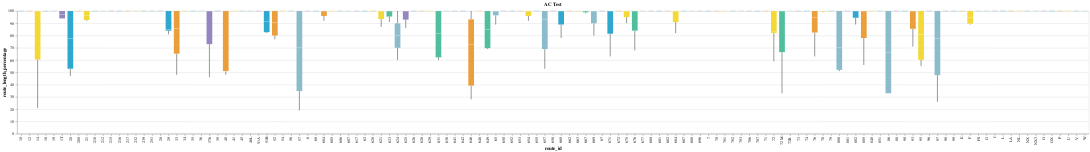

The code cell stored with this chart in its notebook:
### Code cell
(
        alt.Chart(ac)
        .mark_boxplot(extent="min-max")
        .encode(
            x="route_id:N",
            y="route_length_percentage:Q",
            color=alt.Color(
                "route_id",
                scale=alt.Scale(range=cp.CALITP_CATEGORY_BRIGHT_COLORS),
                legend=None,
            ),
        )
    ).properties(title=f"AC Test")

### Figure 1 — Vega-Lite specification as saved in the notebook (floating-point values rounded to 4 significant figures; data arrays with more than 128 entries replaced by an {"elided": "..."} marker saying what was removed)
{"config": {"view": {"continuousWidth": 400, "continuousHeight": 300}}, "data": {"name": "data-29733ecbb07ce0325015b562bfba2693"}, "mark": {"type": "boxplot", "extent": "min-max"}, "encoding": {"color": {"field": "route_id", "legend": null, "scale": {"range": ["#2EA8CE", "#EB9F3C", "#F4D837", "#51BF9D", "#8CBCCB", "#9487C0"]}, "type": "nominal"}, "x": {"field": "route_id", "type": "nominal"}, "y": {"field": "route_length_percentage", "type": "quantitative"}}, "title": "AC Test", "$schema": "https://vega.github.io/schema/vega-lite/v4.17.0.json", "datasets": {"data-29733ecbb07ce0325015b562bfba2693": {"elided": "323 records"}}}
